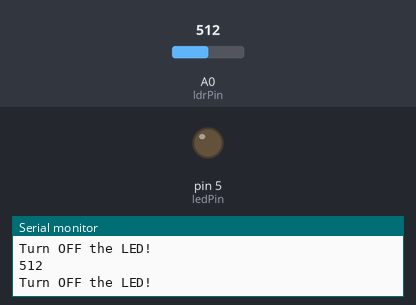
A sketch run on a simulated Arduino Uno, built with avr-gcc and run on an emulated ATmega328P. Shown: output pins drawn as LEDs (lit = HIGH), the last lines printed to the serial monitor. Inputs (shaded band) come from the test bench; at power-on: A0 (ldrPin) = 512.

Above: at 1.2 s.
1.3 s: A0 (ldrPin) set to 407
4.3 s: A0 (ldrPin) set to 383
At 5.0 s:
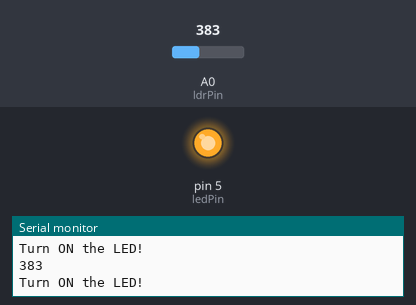
Timing chart, 0 to 7.3 s (numbered marks = the images above; inputs shaded):
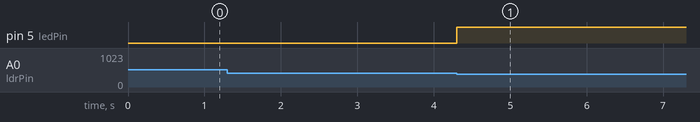

Measured:
- the behaviour switches between 400 and 399 on A0 (ldrPin) (found by bisection; images 0 and 1)
- after the input at 4.3 s, pin 5 (ledPin): LOW → HIGH at once

The sketch:

LDR_1.ino
```cpp
/*
*
* Program to turn LED, ON and OFF using LDR
*
*/

#define ledPin 5
#define ldrPin A0

void setup()
{
  Serial.begin(9600);
  pinMode(ledPin, OUTPUT);
  pinMode(ldrPin, INPUT);
  while(!Serial)
  Serial.println("Light-dependent Register\n");
}

void loop()
{
  int sensorValue = analogRead(ldrPin);
  if(sensorValue<400)
  {
    digitalWrite(ledPin, HIGH);
    Serial.println("Turn ON the LED!");
    Serial.println(sensorValue);
  }
  else
  {
    digitalWrite(ledPin, LOW);
    Serial.println("Turn OFF the LED!");
    Serial.println(sensorValue);
  }
}
```
